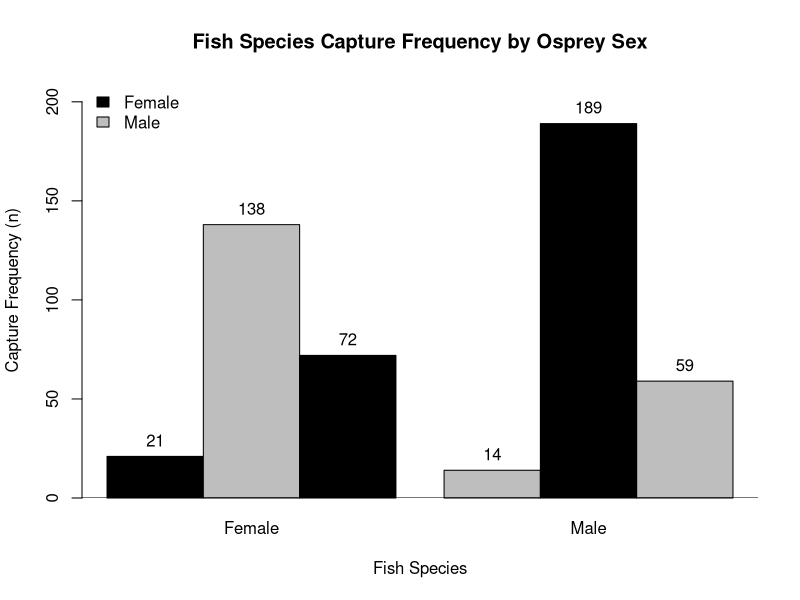

R code for this plot:
## ---- chunk 1
knitr::opts_knit$set(root.dir = "~/words/classes/markdownR/markdown_html")
knitr::opts_chunk$set(warning=FALSE)
## ---- chunk 2
# import data from external .csv file
  osprey <- read.csv("data/ospreypreybysex.csv", header = T)
  osprey  # examine raw data
## ---- chunk 3
# crosstabs to mimic data table
  osprey.xtab <- xtabs(count ~ fishspp + ospreysex, data = osprey)
  osprey.xtab  # examine cross-tabulated data
## ---- chunk 4
# embed a barplot
  freq.r <- range(0, signif(max(osprey$count), 1) + 10)  # use raw data for ylim= range
  bplot1 <- barplot(osprey.xtab, ylim = freq.r, xlab = "Fish Species", 
    ylab = "Capture Frequency (n)", space = c(0, 0.5), col = c("black", "grey"), beside = T)
  abline(h = 0)  # add line to bottom of plot

# add legend
  legend("topleft", c("Female", "Male"), fill = c("black", "grey"), bty = "n", cex = 1)
  title(main = "Fish Species Capture Frequency by Osprey Sex")
  text(x = bplot1, y = c(osprey.xtab[1:6]), labels = c(osprey.xtab[1:6]), pos = 3)  # adds osprey.xtab counts above
## ---- chunk 5
# Pearson chisq 
  osprey.chi2 <- chisq.test(osprey.xtab)  # chisq test
  osprey.chi2  # output from chisq test
  ls(osprey.chi2)  # available objects from chisq test
## ---- chunk 6
# examine diet preferences by sex
  chisq.test(osprey.xtab)$observed  # observed captures
  chisq.test(osprey.xtab)$expected  # expected captures
  100 * osprey.xtab/apply(osprey.xtab, 1, sum)  # percent captures
  chisq.test(osprey.xtab)$stdres  # standardized residuals
